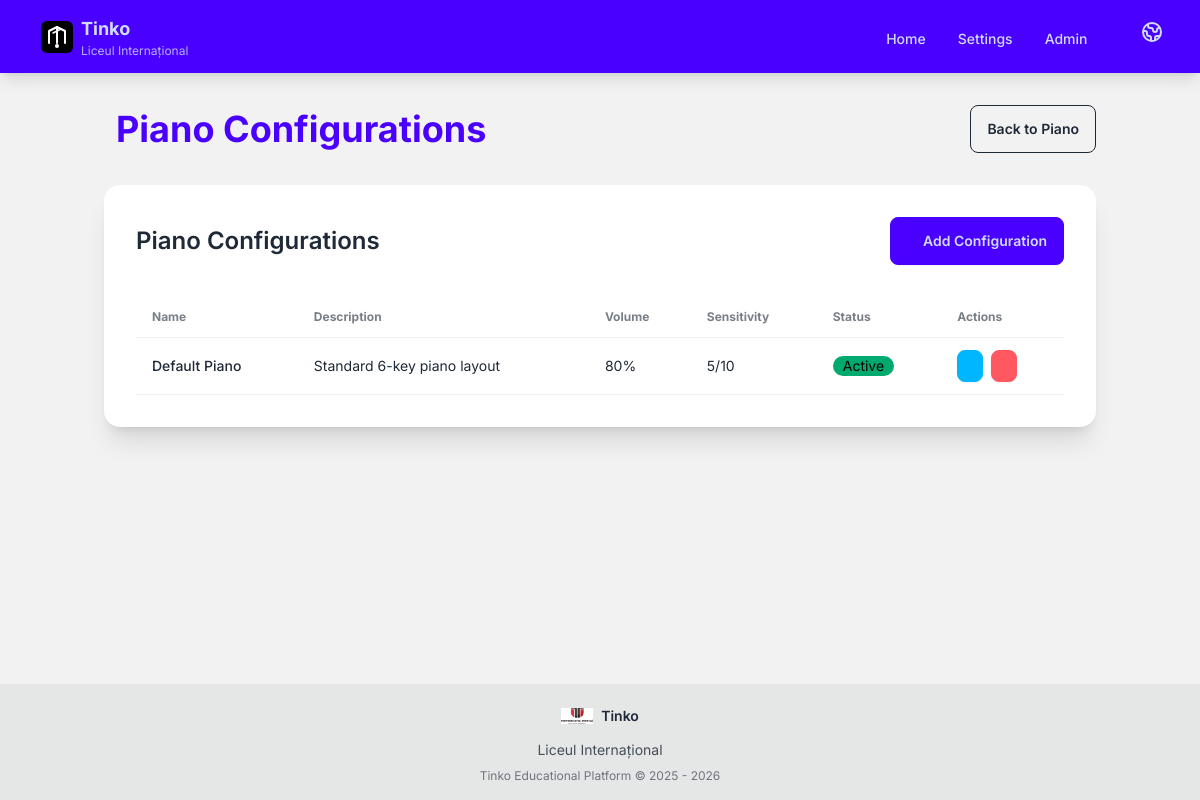
Screenshot of /plugins/edupi/touch_piano/configs/ with the database file from the repository.
### core/plugin_system/models.py (models this page shows, shortened)
class SiteSetting(models.Model):
    SETTING_TYPE_CHOICES = [
        ("text", "Text"),
        ("number", "Number"),
        ("boolean", "Boolean"),
        ("image", "Image"),
        ("json", "JSON"),
    ]
    key = models.CharField(
        max_length=255,
        unique=True,
        help_text="Setting key (e.g., 'tinko.global.school_name')",
    )
    value = models.TextField(
        blank=True,
        help_text="Setting value (JSON encoded for non-text types)",
    )
    setting_type = models.CharField(
        max_length=20,
        choices=SETTING_TYPE_CHOICES,
        default="text",
        help_text="Data type of the setting",
    )
    label = models.CharField(
        max_length=200,
        help_text="Display label for the setting",
    )
    description = models.TextField(
        blank=True,
        help_text="Help text for this setting",
    )
    section = models.CharField(
        max_length=100,
        blank=True,
        default="General",
        help_text="Section/group for organizing settings (e.g., 'General > Display')",
    )
    is_system = models.BooleanField(
        default=False,
        help_text="System settings cannot be deleted",
    )
    order = models.PositiveIntegerField(
        default=0,
        help_text="Display order within section",
    )
    created_at = models.DateTimeField(auto_now_add=True)
    updated_at = models.DateTimeField(auto_now=True)
    class Meta:
        verbose_name = "Site Setting"
        verbose_name_plural = "Site Settings"
        ordering = ["section", "order", "key"]
    def get_value(self):
        cache_key = f"site_setting:{self.key}"
        cached_value = cache.get(cache_key)
        if cached_value is not None:
            return cached_value
        if self.setting_type == "boolean":
            result = self.value.lower() == "true"
        elif self.setting_type == "json":
            try:
                result = json.loads(self.value) if self.value else {}
            except json.JSONDecodeError:
                result = {}
        elif self.setting_type == "image":
            result = self.value
        else:
            result = self.value
        cache.set(cache_key, result, timeout=300)
        return result

### plugins/edupi/touch_piano/models.py (models this page shows, shortened)
class PianoConfig(models.Model):
    name = models.CharField(
        max_length=100,
        help_text=_("Name of the piano configuration"),
    )
    description = models.TextField(
        blank=True,
        help_text=_("Description of this piano setup"),
    )
    volume = models.PositiveIntegerField(
        default=80,
        help_text=_("Piano volume (0-100%)"),
    )
    sensitivity = models.PositiveIntegerField(
        default=5,
        help_text=_("Touch sensitivity (1-10, higher = more sensitive)"),
    )
    is_active = models.BooleanField(
        default=True,
        help_text=_("Whether this configuration is active"),
    )
    created_at = models.DateTimeField(auto_now_add=True)
    updated_at = models.DateTimeField(auto_now=True)
    class Meta:
        app_label = "edupi_touch_piano"
        verbose_name = _("Piano Configuration")
        verbose_name_plural = _("Piano Configurations")
        ordering = ["name"]

### plugins/edupi/touch_piano/views.py (the view)
# urls.py: path("configs/", views.PianoConfigListView.as_view(), name="config_list"),
class PianoConfigListView(View):
    def get(self, request):
        configs = PianoConfig.objects.all().order_by("-is_active", "name")
        context = {
            "title": _("Piano Configurations"),
            "configs": configs,
        }
        return render(request, "touch_piano/config_list.html", context)

### core/edupi_core/context_processors.py (called while the page is built)
def site_settings(request):
    return {
        "ROBOT_NAME": SiteSettings.get("tinko.global.robot_name", "Tinko"),
        "SCHOOL_NAME": SiteSettings.get("tinko.global.school_name", ""),
        "SCHOOL_LOGO": SiteSettings.get("tinko.global.logo_path", ""),
        "MEDIA_URL": django_settings.MEDIA_URL,
    }

### plugins/edupi/touch_piano/templates/touch_piano/config_list.html (shortened to what this page needs)
{% extends "base.html" %}
{% load i18n %}
{% block content %}
<div class="container mx-auto px-4 py-8">
    <div class="flex justify-between items-center mb-8">
        <h1 class="text-4xl font-bold text-primary">
            {{ title }}
        </h1>
        <a href="{% url 'touch_piano:dashboard' %}" class="btn btn-outline">
            {% trans "Back to Piano" %}
        </a>
    </div>
    <div class="card bg-base-100 shadow-xl">
        <div class="card-body">
            <div class="flex justify-between items-center mb-6">
                <h2 class="card-title text-2xl">{% trans "Piano Configurations" %}</h2>
                <a href="{% url 'touch_piano:config_create' %}" class="btn btn-primary">
                    {% trans "Add Configuration" %}
                </a>
            </div>
            <div class="overflow-x-auto">
                <table class="table">
                    <thead>
                        <tr>
                            <th>{% trans "Name" %}</th>
                            <th>{% trans "Description" %}</th>
                            <th>{% trans "Volume" %}</th>
                            <th>{% trans "Sensitivity" %}</th>
                            <th>{% trans "Status" %}</th>
                            <th>{% trans "Actions" %}</th>
                        </tr>
                    </thead>
                    <tbody>
                        {% for config in configs %}
                            <tr>
                                <td class="font-medium">{{ config.name }}</td>
                                <td>{{ config.description|truncatewords:10|default:"-" }}</td>
                                <td>{{ config.volume }}%</td>
                                <td>{{ config.sensitivity }}/10</td>
                                <td>
                                    <span class="badge {% if config.is_active %}badge-success{% else %}badge-ghost{% endif %}">
                                        {% if config.is_active %}{% trans "Active" %}{% else %}{% trans "Inactive" %}{% endif %}
                                    </span>
                                </td>
                                <td>
                                    <div class="flex gap-2">
                                        <a href="{% url 'touch_piano:config_update' config.id %}"
                                           class="btn btn-sm btn-info">
                                        </a>
                                        <button onclick="deleteConfig({{ config.id }})"
                                                class="btn btn-sm btn-error">
                                        </button>
                                    </div>
                                </td>
                            </tr>
                        {% endfor %}
                    </tbody>
                </table>
            </div>
        </div>
    </div>
</div>
{% endblock %}

### templates/base.html (shortened to what this page needs)
{% load i18n %}{% load static %}
<!DOCTYPE html>
<html lang="{{ LANGUAGE_CODE }}" data-theme="light">
<head>
    <script src="https://cdn.tailwindcss.com"></script>
    <link href="https://cdn.jsdelivr.net/npm/daisyui@4.10.1/dist/full.min.css" rel="stylesheet" type="text/css" />
</head>
<body class="bg-base-200 min-h-screen flex flex-col">
    <div class="navbar bg-primary text-primary-content shadow-lg">
        <div class="container mx-auto px-4 max-w-7xl">
            <div class="flex-1">
                <a href="{% url 'home' %}" class="btn btn-ghost text-xl font-bold gap-2">
                    <img src="{% static 'images/logo.svg' %}" alt="{{ ROBOT_NAME }}" class="h-8 w-8" style="color: currentColor;">
                    <div class="flex flex-col items-start leading-none">
                        <span class="text-lg">{{ ROBOT_NAME }}</span>
                        {% if SCHOOL_NAME %}
                        <span class="text-xs opacity-80 font-normal">{{ SCHOOL_NAME }}</span>
                        {% endif %}
                    </div>
                </a>
            </div>
            <div class="flex-none">
                <ul class="menu menu-horizontal px-1">
                    <li><a href="{% url 'home' %}" class="font-medium">{% trans "Home" %}</a></li>
                    <li><a href="{% url 'settings' %}" class="font-medium">{% trans "Settings" %}</a></li>
                    <li><a href="/admin/" class="font-medium">{% trans "Admin" %}</a></li>
                </ul>
                <div class="dropdown dropdown-end ml-4">
                    <label tabindex="0" class="btn btn-ghost btn-circle">
                    </label>
                </div>
            </div>
        </div>
    </div>
    <div class="flex-grow">
        {% block content %}{% endblock %}
    </div>
    <footer class="footer footer-center p-4 bg-base-300 text-base-content">
        <div class="flex flex-col items-center gap-2">
            <div class="flex items-center gap-2">
                {% if SCHOOL_LOGO %}
                <img src="{{ MEDIA_URL }}{{ SCHOOL_LOGO }}" alt="{{ SCHOOL_NAME }}" class="h-8 w-8 object-contain">
                {% else %}
                <img src="{% static 'images/logo.svg' %}" alt="{{ ROBOT_NAME }}" class="h-8 w-8">
                {% endif %}
                <span class="font-semibold">{{ ROBOT_NAME }}</span>
            </div>
            {% if SCHOOL_NAME %}
            <p class="text-sm opacity-80">{{ SCHOOL_NAME }}</p>
            {% endif %}
            <p class="text-xs opacity-60">{% trans "Tinko Educational Platform" %} © 2025 - {% now "Y" %}</p>
        </div>
    </footer>
</body>
</html>

### templates/base.html (style rules this page uses)
body { font-family: 'Inter', sans-serif; }

### rows the page displays
SiteSetting: value "Tinko"
SiteSetting: value "Liceul Internațional"
PianoConfig: name "Default Piano", description "Standard 6-key piano layout", volume "80", sensitivity "5"

### other values shown
{{ title }} "Piano Configurations"
